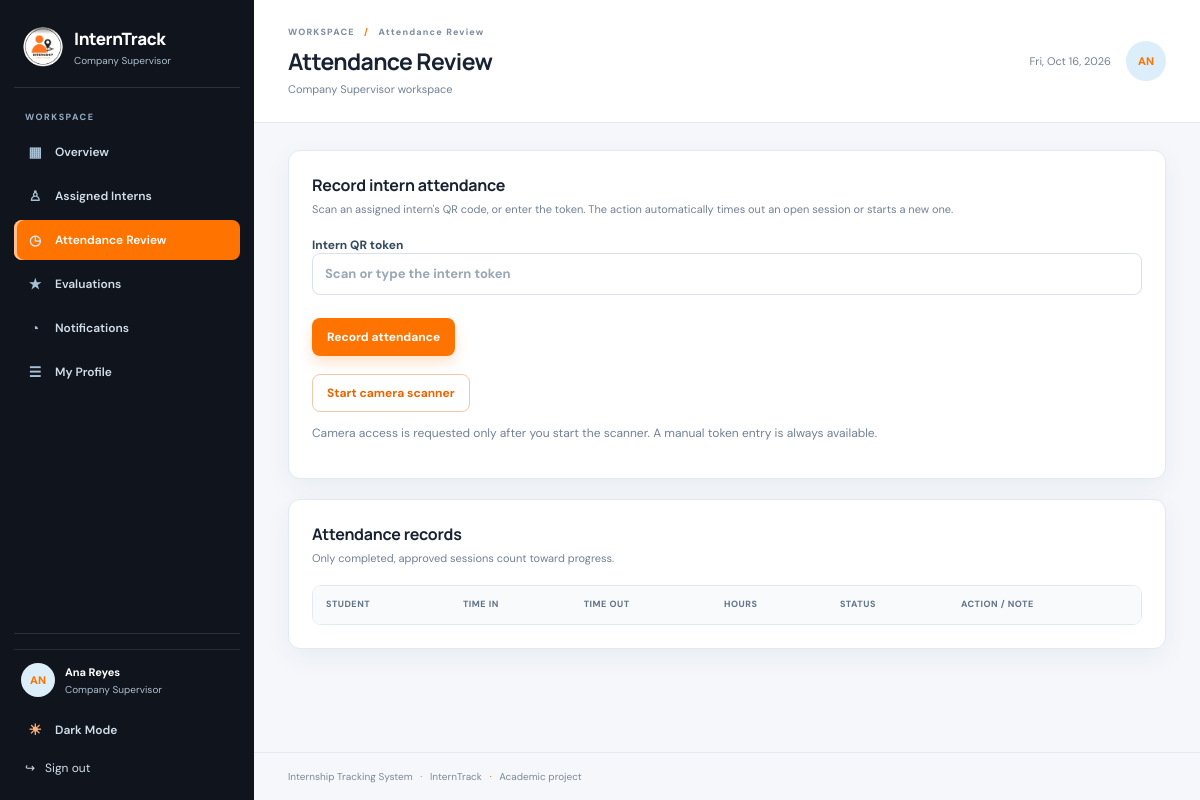
Page /supervisor/attendance.php (signed in) on the committed database.
### tables this page shows
CREATE TABLE users (
  id            BIGINT UNSIGNED AUTO_INCREMENT PRIMARY KEY,
  username      VARCHAR(80)  NOT NULL UNIQUE,
  full_name     VARCHAR(120) NOT NULL,
  email         VARCHAR(190) NOT NULL UNIQUE,
  avatar        VARCHAR(255) NULL,
  password_hash VARCHAR(255) NOT NULL,
  role          ENUM('student','supervisor','coordinator') NOT NULL,
  status        ENUM('active','inactive') NOT NULL DEFAULT 'active',
  created_at    TIMESTAMP NOT NULL DEFAULT CURRENT_TIMESTAMP,
  updated_at    TIMESTAMP NOT NULL DEFAULT CURRENT_TIMESTAMP ON UPDATE CURRENT_TIMESTAMP,
  INDEX idx_users_role_status (role, status)
);

### config/config.php (called while the page is built, shortened)
<?php
function url(string $path = ''): string
{
    static $base = null;
    if ($base === null) {
        $docRoot = str_replace('\\', '/', rtrim((string)($_SERVER['DOCUMENT_ROOT'] ?? ''), '/'));
        $appRoot = str_replace('\\', '/', APP_ROOT);
        if ($docRoot !== '' && str_starts_with($appRoot, $docRoot)) {
            $base = rtrim(substr($appRoot, strlen($docRoot)), '/');
        } else {
            $script = str_replace('\\', '/', (string)($_SERVER['SCRIPT_NAME'] ?? ''));
            $base = rtrim(dirname($script), '/');
            if (basename($base) === 'student' || basename($base) === 'coordinator' || basename($base) === 'supervisor') {
                $base = dirname($base);
            }
        }
    }
    return $base . '/' . ltrim($path, '/');
}

### includes/auth.php (called while the page is built, shortened)
<?php
require_once __DIR__ . '/functions.php';
function current_user(): ?array
{
    return $_SESSION['user'] ?? null;
}
function dashboard_path_for_role(string $role): string
{
    return match ($role) {
        'student'     => 'student/dashboard.php',
        'supervisor'  => 'supervisor/dashboard.php',
        'coordinator' => 'coordinator/dashboard.php',
        default       => 'login.php',
    };
}
function require_login(): array
{
    static $validated = false;
    $user = current_user();
    if (!$validated) {
        $db = database_or_null();
        if ($db instanceof PDO) {
            $fresh = query_one(
                $db,
                "SELECT id, username, full_name, email, avatar, role FROM users WHERE id = ? AND status = 'active'",
                [(int)$user['id']]
            );
        }
        $validated = true;
    }
    return $_SESSION['user'];
}
function require_role(array $roles): array
{
    $user = require_login();
    return $user;
}

### supervisor/attendance.php (the view, shortened to what this page needs)
<?php
$db = database_or_null();
$user = require_role(['supervisor']);
$supervisor = supervisor_profile($db, (int)$user['id']);
$title = 'Attendance Review';
$active = 'attendance';
require __DIR__ . '/../includes/header.php';
$scan = form_start('supervisor/attendance.php', ['class' => 'qr-manual'])
    . '<input type="hidden" name="op" value="scan_intern">'
    . '<label>Intern QR token<input name="token" maxlength="64" placeholder="Scan or type the intern token" required></label>'
    . '<button class="button primary">Record attendance</button></form>'
    . '<div class="scanner"><button class="button secondary" type="button" data-start-scan>Start camera scanner</button>'
    . '<video playsinline muted></video><p class="help-text" data-scan-status>Camera access is requested only after you start the scanner. '
    . 'A manual token entry is always available.</p></div>';
echo panel('Record intern attendance', 'Scan an assigned intern\'s QR code, or enter the token. '
    . 'The action automatically times out an open session or starts a new one.', $scan);
$records = query_all(
    $db,
    "SELECT a.id, a.time_in, a.time_out, a.rendered_hours, a.status, a.correction_reason,
            sp.student_number, u.full_name
     FROM attendance_records a
     JOIN internship_placements i ON i.id = a.placement_id
     JOIN student_profiles sp ON sp.id = a.student_id
     JOIN users u ON u.id = sp.user_id
     WHERE i.supervisor_id = ?
     ORDER BY a.time_in DESC LIMIT 200",
    [(int)$supervisor['id']]
);
$rows = [];
foreach ($records as $row) {
    $action = '';
    if ($row['status'] === 'pending' && $row['time_out']) {
        $action = form_start('supervisor/attendance.php', ['class' => 'inline-review'])
            . '<input type="hidden" name="op" value="review_attendance">'
            . '<input type="hidden" name="attendance_id" value="' . (int)$row['id'] . '">'
            . '<select name="status" aria-label="Attendance decision"><option value="approved">Approve</option><option value="rejected">Reject</option></select>'
            . '<button class="button small">Save</button></form>';
    }
    $rows[] = [
        e($row['student_number']) . '<div class="help-text">' . e($row['full_name']) . '</div>',
        e(format_datetime($row['time_in'])),
        e($row['time_out'] ? format_datetime($row['time_out']) : 'In progress'),
        e(format_hours($row['rendered_hours'])),
        status_badge($row['status']),
        $action ?: e($row['correction_reason'] ?: '—'),
    ];
}
echo panel('Attendance records', 'Only completed, approved sessions count toward progress.',
    table_html(['Student', 'Time in', 'Time out', 'Hours', 'Status', 'Action / note'], $rows, 'No attendance records yet.'));
require __DIR__ . '/../includes/footer.php';

### includes/header.php (shortened to what this page needs)
<?php
$user = require_login();
$role = $user['role'];
$navMenus = [
    'student' => [
        'dashboard'     => ['student/dashboard.php', 'Overview', '▦'],
        'profile'       => ['student/profile.php', 'My Profile', '☰'],
        'placement'     => ['student/placement.php', 'Placement', '⌂'],
        'requirements'  => ['student/requirements.php', 'Requirements', '▤'],
        'attendance'    => ['student/attendance.php', 'Attendance & Hours', '◷'],
        'evaluations'   => ['student/evaluations.php', 'Evaluations', '★'],
        'notifications' => ['student/notifications.php', 'Notifications', '◔'],
    ],
    'supervisor' => [
        'dashboard'     => ['supervisor/dashboard.php', 'Overview', '▦'],
        'interns'       => ['supervisor/interns.php', 'Assigned Interns', '♙'],
        'attendance'    => ['supervisor/attendance.php', 'Attendance Review', '◷'],
        'evaluations'   => ['supervisor/evaluations.php', 'Evaluations', '★'],
        'notifications' => ['supervisor/notifications.php', 'Notifications', '◔'],
        'profile'       => ['supervisor/profile.php', 'My Profile', '☰'],
    ],
    'coordinator' => [
        'dashboard'     => ['coordinator/dashboard.php', 'Overview', '▦'],
        'students'      => ['coordinator/students.php', 'Students', '♙'],
        'companies'     => ['coordinator/companies.php', 'Companies', '⌂'],
        'supervisors'   => ['coordinator/supervisors.php', 'Supervisors', '⚑'],
        'placements'    => ['coordinator/placements.php', 'Placements', '⇄'],
        'requirements'  => ['coordinator/requirements.php', 'Requirements', '▤'],
        'submissions'   => ['coordinator/submissions.php', 'Document Review', '⇩'],
        'attendance'    => ['coordinator/attendance.php', 'Attendance', '◷'],
        'evaluations'   => ['coordinator/evaluations.php', 'Evaluations', '★'],
        'announcements' => ['coordinator/announcements.php', 'Announcements', '✎'],
        'users'         => ['coordinator/users.php', 'User Accounts', '⚙'],
        'reports'       => ['coordinator/reports.php', 'Reports', '▣'],
        'profile'       => ['coordinator/profile.php', 'My Profile', '☰'],
        'notifications' => ['coordinator/notifications.php', 'Notifications', '◔'],
    ],
];
$menu = $navMenus[$role] ?? [];
$active = $active ?? 'dashboard';
$title = $title ?? 'Dashboard';
$displayName = $user['full_name'] ?: $user['username'];
?>
<!doctype html>
<html lang="en" data-theme="light">
<head>
  <link rel="stylesheet" href="<?= e(url('assets/css/style.css')) ?>">
</head>
<body class="app-page">
<div class="app-shell">
  <aside class="sidebar" id="sidebar">
    <a class="brand" href="<?= e(url(dashboard_path_for_role($role))) ?>">
      <img class="brand-mark-img" src="<?= e(url('assets/images/logo.png')) ?>" alt="<?= e(APP_NAME) ?> logo">
      <span><strong><?= e(APP_SHORT_NAME) ?></strong><small><?= e(role_label($role)) ?></small></span>
    </a>
    <div class="nav-label">WORKSPACE</div>
    <nav aria-label="Main navigation">
      <?php foreach ($menu as $key => $item): ?>
        <a class="nav-link <?= $active === $key ? 'active' : '' ?>" href="<?= e(url($item[0])) ?>">
          <span aria-hidden="true"><?= e($item[2]) ?></span><?= e($item[1]) ?>
        </a>
      <?php endforeach; ?>
    </nav>
    <div class="sidebar-bottom">
      <div class="user-chip">
        <?= avatar_html($user) ?>
        <span><strong><?= e($displayName) ?></strong><small><?= e(role_label($role)) ?></small></span>
      </div>
      <button type="button" class="theme-toggle" data-theme-toggle>
        <span data-theme-icon>☀</span><span data-theme-label>Dark Mode</span>
      </button>
      <form method="post" action="<?= e(url('logout.php')) ?>"><?= csrf_field() ?>
        <button class="logout-button" type="submit">↪ <span>Sign out</span></button>
      </form>
    </div>
  </aside>
  <main class="main-content">
    <header class="topbar">
      <div>
        <p class="breadcrumb">WORKSPACE <span>/</span> <?= e($title) ?></p>
        <h1><?= e($title) ?></h1>
        <p class="page-subtitle"><?= e(role_label($role)) ?> workspace</p>
      </div>
      <div class="topbar-side">
        <time><?= e(date('D, M j, Y')) ?></time>
        <?= avatar_html($user, 'avatar large') ?>
      </div>
    </header>
    <section class="content-area">

### includes/functions.php (shortened to what this page needs)
<?php
require_once __DIR__ . '/../config/config.php';
function e(mixed $value): string
{
    return htmlspecialchars((string)($value ?? ''), ENT_QUOTES | ENT_SUBSTITUTE, 'UTF-8');
}
function csrf_token(): string
{
    return $_SESSION['csrf'];
}
function csrf_field(): string
{
    return '<input type="hidden" name="csrf" value="' . e(csrf_token()) . '">';
}
function query_one(PDO $db, string $sql, array $params = []): ?array
{
    $query = $db->prepare($sql);
    $query->execute($params);
    $row = $query->fetch();
    return $row === false ? null : $row;
}
function table_html(array $headers, array $rows, string $emptyMessage = 'No records found.'): string
{
    $html = '<div class="table-wrap"><table><thead><tr>';
    foreach ($headers as $header) {
        $html .= '<th>' . e($header) . '</th>';
    }
    $html .= '</tr></thead><tbody>';
    foreach ($rows as $row) {
        $html .= '<tr>';
        $html .= '</tr>';
    }
    return $html . '</tbody></table></div>';
}
function form_start(string $action, array $attrs = []): string
{
    $htmlAttrs = '';
    foreach ($attrs as $key => $value) {
        $htmlAttrs .= ' ' . e($key) . '="' . e($value) . '"';
    }
    return '<form method="post" action="' . e(url($action)) . '"' . $htmlAttrs . '>' . csrf_field();
}
function panel(string $title, string $description, string $body, string $extraClass = ''): string
{
    return '<section class="panel ' . e($extraClass) . '"><div class="panel-title"><div><h2>'
        . e($title) . '</h2><p>' . e($description) . '</p></div></div>' . $body . '</section>';
}
function role_label(string $role): string
{
    return [
        'student'     => 'Student Intern',
        'supervisor'  => 'Company Supervisor',
        'coordinator' => 'Internship Coordinator',
    ][$role] ?? 'User';
}
function avatar_html(array $user, string $class = 'avatar'): string
{
    $name = ($user['full_name'] ?? '') !== '' ? $user['full_name'] : ($user['username'] ?? '?');
    $initials = strtoupper(mb_substr($name, 0, 2));
    return '<span class="' . e($class) . '">' . e($initials) . '</span>';
}
    ?><!doctype html>

### rows in the picture
users: role "Company Supervisor", full_name "AN AN", full_name "Ana Reyes"

### other values in the picture
APP_SHORT_NAME "InternTrack"
$item[2] "▦"
$item[1] "Overview"
$item[2] "♙"
$item[1] "Assigned Interns"
$item[2] "◷"
$item[1] "Attendance Review"
$item[2] "★"
$item[1] "Evaluations"
$item[2] "◔"
$item[1] "Notifications"
$item[2] "☰"
$item[1] "My Profile"
$title "Attendance Review"
$title "Record intern attendance Attendance records"
